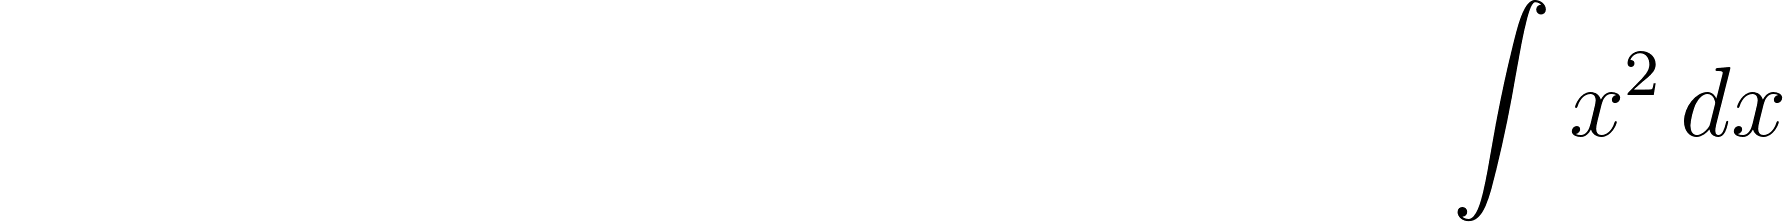

Here is the Python script that generated this plot:
# sympy rendering to png or dvi
import sympy as sp

x = sp.symbols('x')
eqn = sp.Integral(x**2,x)
latex_str = sp.latex(eqn)
latex_str

preamble = r"""\documentclass[preview,12pt]{standalone}
\usepackage{amsfonts}
\usepackage{amsmath}
\usepackage{amsfonts}
\begin{document}
"""
sp.preview(r'\['+latex_str+r'\]', euler=False, output='svg',
           # viewer='file',
           # filename='render_test.dvi',
           preamble=preamble,
           # packages=('amsfonts',),
           dvioptions=["-T", "tight", "-z", "0", "--truecolor", "-D 600", "-bg", "Transparent"],
           outputTexFile='render_test.tex')


# matplotlib renderer
import matplotlib.pyplot as plt
from matplotlib import rcParams
rcParams['text.usetex'] = True

latex_str = r'\begin{array}{cc}a&b\\c&d\end{array}'

plt.text(0, 0, '$'+latex_str+'$')
ax = plt.gca()
ax.axes.get_xaxis().set_visible(False)
ax.axes.get_yaxis().set_visible(False)
plt.show()
